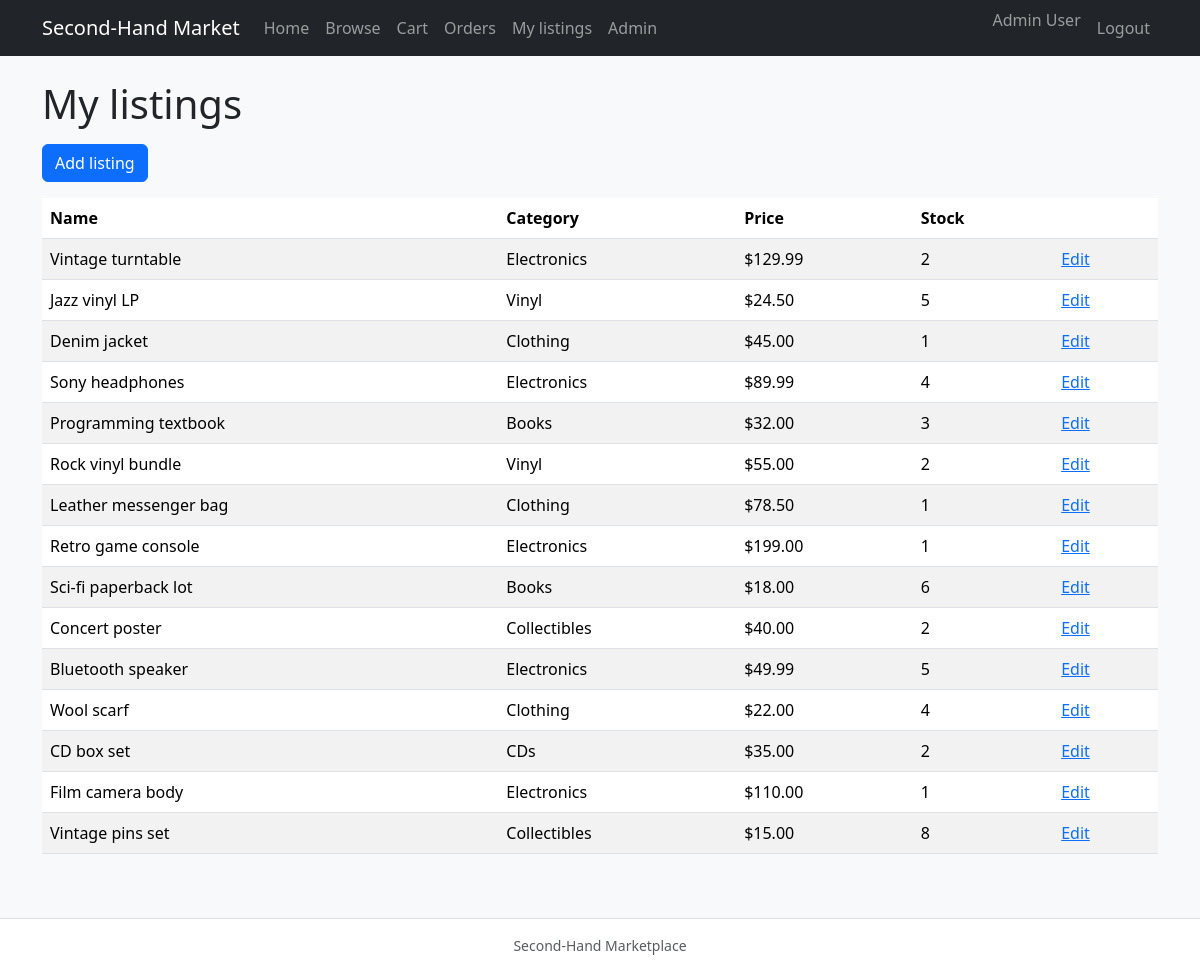
The page /account/listings.php (signed in) on the database its author committed.
### tables this page shows
CREATE TABLE products (
  id INT UNSIGNED AUTO_INCREMENT PRIMARY KEY,
  name VARCHAR(200) NOT NULL,
  description TEXT,
  price DECIMAL(10,2) NOT NULL,
  image_url VARCHAR(500) DEFAULT NULL,
  category VARCHAR(80) NOT NULL,
  `condition` VARCHAR(40) NOT NULL,
  stock INT UNSIGNED NOT NULL DEFAULT 0,
  seller_id INT UNSIGNED NOT NULL,
  created_at TIMESTAMP DEFAULT CURRENT_TIMESTAMP,
  CONSTRAINT fk_products_seller FOREIGN KEY (seller_id) REFERENCES users(id) ON DELETE CASCADE
);

### account/listings.php (the view, shortened to what this page needs)
<?php
require __DIR__ . '/../includes/init.php';
$uid = current_user()['id'];
$st = $pdo->prepare('SELECT * FROM products WHERE seller_id = ? ORDER BY created_at DESC');
$st->execute([$uid]);
$rows = $st->fetchAll();
require __DIR__ . '/../includes/header.php';
?>
<h1 class="mb-3">My listings</h1>
<p><a class="btn btn-primary" href="listing_edit.php">Add listing</a></p>
<table class="table table-striped">
  <thead><tr><th>Name</th><th>Category</th><th>Price</th><th>Stock</th><th></th></tr></thead>
  <tbody>
  <?php foreach ($rows as $r): ?>
    <tr>
      <td><?php echo htmlspecialchars($r['name']); ?></td>
      <td><?php echo htmlspecialchars($r['category']); ?></td>
      <td>$<?php echo number_format((float) $r['price'], 2); ?></td>
      <td><?php echo (int) $r['stock']; ?></td>
      <td><a href="listing_edit.php?id=<?php echo (int) $r['id']; ?>">Edit</a></td>
    </tr>
  <?php endforeach; ?>
  </tbody>
</table>
<?php require __DIR__ . '/../includes/footer.php'; ?>

### rows shown on the page
products: name "Vintage turntable", category "Electronics", price "129.99", stock "2"
products: name "Jazz vinyl LP", category "Vinyl", price "24.50", stock "5"
products: name "Denim jacket", category "Clothing", price "45.00", stock "1"
products: name "Sony headphones", category "Electronics", price "89.99", stock "4"
products: name "Programming textbook", category "Books", price "32.00", stock "3"
products: name "Rock vinyl bundle", category "Vinyl", price "55.00", stock "2"
products: name "Leather messenger bag", category "Clothing", price "78.50", stock "1"
products: name "Retro game console", category "Electronics", price "199.00", stock "1"
products: name "Sci-fi paperback lot", category "Books", price "18.00", stock "6"
products: name "Concert poster", category "Collectibles", price "40.00", stock "2"
products: name "Bluetooth speaker", category "Electronics", price "49.99", stock "5"
products: name "Wool scarf", category "Clothing", price "22.00", stock "4"
products: name "CD box set", category "CDs", price "35.00", stock "2"
products: name "Film camera body", category "Electronics", price "110.00", stock "1"
products: name "Vintage pins set", category "Collectibles", price "15.00", stock "8"

### other values the page prints
$u['name'] "Admin User"
